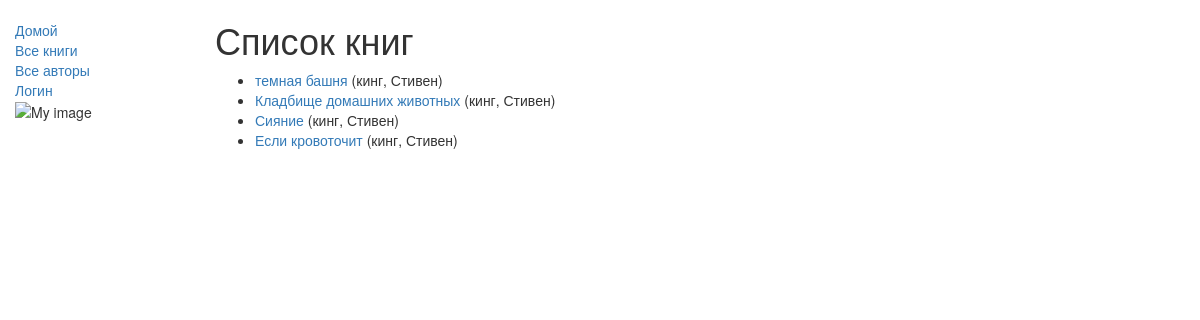
/catalog/books/, run on the app's committed database.
### catalog/models.py (models this page shows, shortened)
class Book(models.Model):
    title = models.CharField(max_length=200)
    author = models.ForeignKey('Author', on_delete=models.SET_NULL, null=True)
    summary = models.TextField(max_length=1000, help_text="Enter a brief description of the book")
    isbn = models.CharField('ISBN', max_length=13,
                            help_text='13 Character <a href= "https://www.isbn-international.org/content/what-isbn"> ISBN number</a>')
    genre = models.ManyToManyField(Genre, help_text="Select a genre for this book")
    def display_genre(self):
        return ', '.join([genre.name for genre in self.genre.all()[:3]])
    display_genre.short_description = 'Genre'
    def get_absolute_url(self):
        return reverse('book-detail', args=[str(self.id)])

class Author(models.Model):
    first_name = models.CharField(max_length=100)
    last_name = models.CharField(max_length=100)
    date_of_birth = models.DateField(null=True, blank=True)
    date_of_death = models.DateField('Died', null=True, blank=True)
    def __str__(self):
        return '{0}, {1}'.format(self.last_name, self.first_name)

### catalog/views.py (the view, shortened to what this page needs)
# urls.py: path('books/', views.BookListView.as_view(), name='books'),
class BookListView(generic.ListView):
    model = Book

### catalog/templates/catalog/book_list.html (shortened to what this page needs)
{% extends "base_generic.html" %}
{% block content %}
    <h1>Список книг</h1>
    {% if book_list %}
    <ul>
      {% for book in book_list %}
      <li>
        <a href="{{ book.get_absolute_url }}">{{ book.title }}</a> ({{book.author}})
      </li>
      {% endfor %}
    </ul>
    {% else %}
      <p>There are no books in the library.</p>
    {% endif %}
{% endblock %}

### data on the page
Book: title "темная башня", author "кинг, Стивен"
Book: title "Кладбище домашних животных", author "кинг, Стивен"
Book: title "Сияние", author "кинг, Стивен"
Book: title "Если кровоточит", author "кинг, Стивен"
